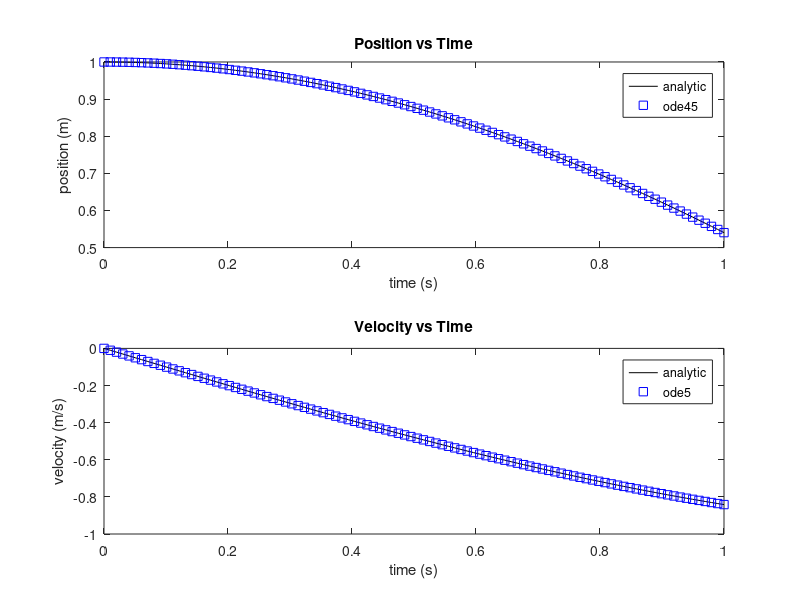

Write the MATLAB code that produced this figure.
function MAIN_0_simpleHarmonicOscillator()
%
% MAIN  --  Use ODE45 to simulate a simple harmonic oscillator
%
% Basic simulation in Matlab using ode45
%
% Simple Harmonic Oscillator:
% 
%   t = time (s)
%   x = position (m)
%   dx = velocity (m/s)
%   ddx = acceleration (m/s^2)
%
%   Equations of motion:
%   ddx + x = 0
%
%   First order form:   (set v = dx);
%   dx = v;
%   dv = -x;
%
%   Solution:
%   x(0) = x0;
%   v(0) = v0;
%   x(t) = v0*sin(t) + x0*cos(t)
%   
%   State vector:
%   z = [x;v]
%

% Time span for the simulation
tSpan = [0,1];

% Initial state (position and velocity)
x0 = 1.0;
v0 = 0.0;

%~~~~~~~~~~~~~~~~~~~~~~~~~~~~~~~~~~~~~~~~~~~~~~~~~~~~~~~~~~~~~~~~~~~~~~~~~%
%                         Analytic Solution                               %
%~~~~~~~~~~~~~~~~~~~~~~~~~~~~~~~~~~~~~~~~~~~~~~~~~~~~~~~~~~~~~~~~~~~~~~~~~%


% Analytic Solution:
tSoln = linspace(tSpan(1), tSpan(2), 100);
xSoln = v0*sin(tSoln) + x0*cos(tSoln);
vSoln = v0*cos(tSoln) - x0*sin(tSoln);

% Plot the solution:
figure(1); clf;

subplot(2,1,1);
plot(tSoln,xSoln,'k-');
xlabel('time (s)')
ylabel('position (m)')
title('Position vs Time')

subplot(2,1,2);
plot(tSoln,vSoln,'k-');
xlabel('time (s)')
ylabel('velocity (m/s)')
title('Velocity vs Time')


%~~~~~~~~~~~~~~~~~~~~~~~~~~~~~~~~~~~~~~~~~~~~~~~~~~~~~~~~~~~~~~~~~~~~~~~~~%
%                Numerical Solution    (ode45)                            %
%~~~~~~~~~~~~~~~~~~~~~~~~~~~~~~~~~~~~~~~~~~~~~~~~~~~~~~~~~~~~~~~~~~~~~~~~~%

% Vector of times that we would like ode45 to return the state at:
t = linspace(tSpan(1), tSpan(2), 100);

% Initial State vector
z0 = [x0;v0];

% Call numerical integration with Euler's method:
[~, z] = ode45(@simpleHarmonicOscillator,t,z0); z = z';
x = z(1,:);
v = z(2,:);

% Plot the numerical solution over top of the analytic solution:
subplot(2,1,1); hold on
plot(t,x,'bs');
legend('analytic','ode45')

subplot(2,1,2); hold on;
plot(t,v,'bs');
legend('analytic','ode5')


end


%~~~~~~~~~~~~~~~~~~~~~~~~~~~~~~~~~~~~~~~~~~~~~~~~~~~~~~~~~~~~~~~~~~~~~~~~~%
%~~~~~~~~~~~~~~~~~~~~~~~~~~~~~~~~~~~~~~~~~~~~~~~~~~~~~~~~~~~~~~~~~~~~~~~~~%

function dz = simpleHarmonicOscillator(t,z)
%
% Computes the dynamics of the simple harmonic oscillator
%
% INPUTS:
%   z = [2, n] = [x;v] = state vector
%       z(1,:) = x = position
%       z(2,:) = v = velocity
%
% OUTPUTS:
%   dz = dz/dt = time-derivative of the state vector
%

% Unpack State
x = z(1,:);
v = z(2,:);

% Compute dynamics
dx = v;
dv = -x;

% Pack up dynamics
dz = [dx;dv];

end







